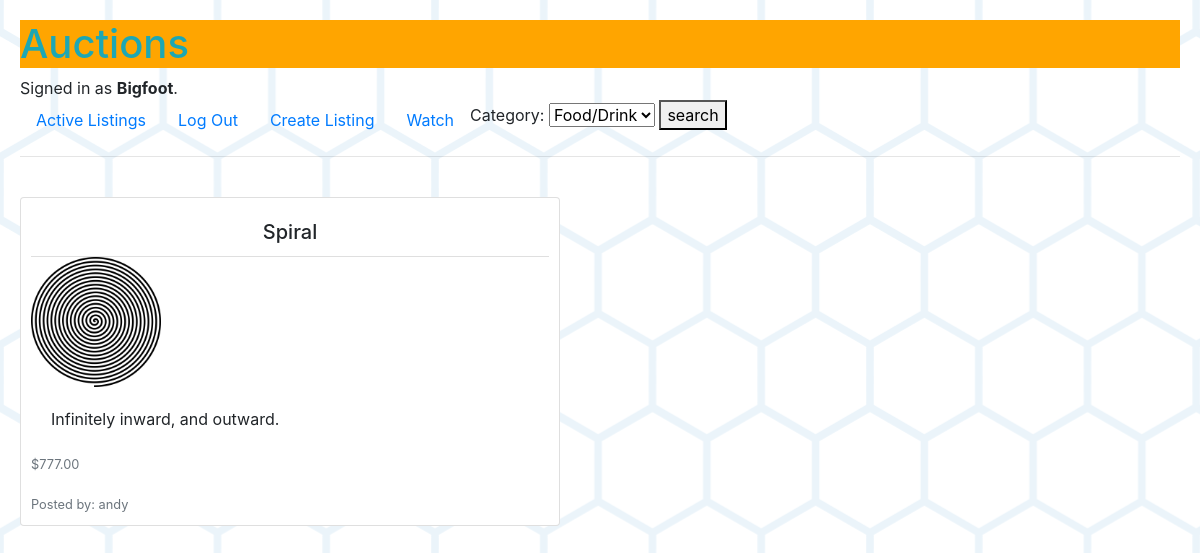
The app's page /watchlist (signed in) with its own data.
### auctions/models.py (models this page shows)
class User(AbstractUser):
    listings = models.ManyToManyField(Listing, blank=True, related_name="owner")
    watchlist = models.ManyToManyField(Listing, blank=True, related_name="watchers")
    def __str__(self):
        return f"{self.username}"

class Listing(models.Model):
    title = models.CharField(max_length=125)
    description = models.CharField(max_length=250, blank=True)
    start_bid = models.DecimalField(max_digits=7, decimal_places=2)
    image = models.ImageField(upload_to='media', null=True, blank=True)
    is_active = models.BooleanField(default=True)
    category = models.CharField(max_length=45, null=True, blank=True)
    def __str__(self):
        return f"{self.title}, {self.start_bid}"

### auctions/views.py (the view)
# urls.py: path("watchlist",views.watchlist, name="watchlist"),
@login_required
def watchlist(request):
    user = request.user
    watchlist = user.watchlist.all()
    print(user)
    print(listing)
    print(watchlist)
    return render(request, 'auctions/watchlist.html',{
        "user": user,
        "watchlist": watchlist,
        "categories":categories
    })

### auctions/templates/auctions/watchlist.html (shortened to what this page needs)
{% extends "auctions/layout.html" %}
{% block body %}
<div class="card_display">
<br>
{% for item in watchlist %}
    <div class="card col-mb-3 mb-3" style="max-width: 540px">
        <h5 class="card-title card-header bg-transparent text-center">{{ item.title }} </h5>
        <img src="{{ item.image.url }}" class="img-fluid rounded-start w-25" alt="...">
        <div class="card-body">
        <p class="card-text">{{ item.description }}</p>
        </div>
        <p class="card-text"><small class="text-muted">${{ item.start_bid }}</small></p>
        <p class="card-text"><small class="text-muted">Posted by: {{ item.owner.first }}</small></p>
    </div>
{% endfor %}
<br>
</div>
{% endblock %}

### auctions/templates/auctions/layout.html (shortened to what this page needs)
{% load static %}
<!DOCTYPE html>
<html lang="en">
    <head>
        <link rel="stylesheet" href="https://stackpath.bootstrapcdn.com/bootstrap/4.4.1/css/bootstrap.min.css">
        <link href="{% static 'auctions/styles.css' %}" rel="stylesheet">
    </head>
    <body>
        <a href="/"><h1>Auctions</h1></a>
        <div>
            {% if user.is_authenticated %}
                Signed in as <strong>{{ user.username }}</strong>.
            {% else %}
                Not signed in.
            {% endif %}
        </div>
        <ul class="nav">
            <li class="nav-item">
                <a class="nav-link" href="{% url 'index' %}">Active Listings</a>
            </li>
            {% if user.is_authenticated %}
                <li class="nav-item">
                    <a class="nav-link" href="{% url 'logout' %}">Log Out</a>
                </li>
                <li class="nav-item">
                    <a class="nav-link" href="{% url 'create' %}">Create Listing</a>
                </li>
                <li class="nav-item">
                    <a class="nav-link" href="{% url 'watchlist' %}">Watch</a>
                </li>
            {% endif %}
            <form method="post" action="{% url 'category' %}">
                <label for="category">Category:</label>
                <select name="category" id="category">
                    {% for category in categories %}
                            <option value="{{ category }}">{{ category }}</option>
                    {% endfor %}
                </select>
                <button type="submit">search</button>
            </form>
        </ul>
        <hr>
        {% block body %}
        {% endblock %}
    </body>
</html>

### auctions/static/auctions/styles.css (style rules this page uses)
body { background: url("/media/media/bg.png"); margin: 20px; }
h1 { color: #1da7b4; background-color: orange; }
.card { padding: 10px; }
.card img { width: 100%; height: 100%; object-fit: contain; }

### records on screen
User: username "Bigfoot"
Listing: title "Spiral", image (picture), description "Infinitely inward, and outward.", start_bid "777.00", owner.first "andy"

### other values on screen
form field category "Food/Drink"
